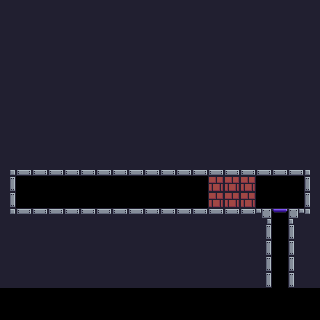

A 2D game scene composited from a Tiled map and its tileset images. What follows is a short description and the map's XML, with every tile layer's data as written:
An orthogonal 20x20 tile map with 16x16 px tiles, 1 tile layer (Tile Layer 1) and 2 objects (player_spawn, goal).

<map version="1.2" tiledversion="1.3.3" orientation="orthogonal" renderorder="right-down" width="20" height="20" tilewidth="16" tileheight="16" infinite="0" nextlayerid="3" nextobjectid="8">
 <tileset firstgid="1" source="main_tileset.tsx" />
 <layer id="1" name="Tile Layer 1" width="20" height="20">
  <data encoding="csv">
212,212,212,212,212,212,212,212,212,212,212,212,212,212,212,212,212,212,212,212,
212,212,212,212,212,212,212,212,212,212,212,212,212,212,212,212,212,212,212,212,
212,212,212,212,212,212,212,212,212,212,212,212,212,212,212,212,212,212,212,212,
212,212,212,212,212,212,212,212,212,212,212,212,212,212,212,212,212,212,212,212,
212,212,212,212,212,212,212,212,212,212,212,212,212,212,212,212,212,212,212,212,
212,212,212,212,212,212,212,212,212,212,212,212,212,212,212,212,212,212,212,212,
212,212,212,212,212,212,212,212,212,212,212,212,212,212,212,212,212,212,212,212,
212,212,212,212,212,212,212,212,212,212,212,212,212,212,212,212,212,212,212,212,
212,212,212,212,212,212,212,212,212,212,212,212,212,212,212,212,212,212,212,212,
212,212,212,212,212,212,212,212,212,212,212,212,212,212,212,212,212,212,212,212,
184,242,242,242,242,242,242,242,242,242,242,242,242,242,242,242,242,242,242,185,
213,0,0,0,0,0,0,0,0,0,0,0,0,65,65,65,0,0,0,211,
213,0,0,0,0,0,0,0,0,0,0,0,0,65,65,65,0,0,0,211,
214,182,182,182,182,182,182,182,182,182,182,182,182,182,182,182,183,36,181,215,
212,212,212,212,212,212,212,212,212,212,212,212,212,212,212,212,213,0,211,212,
212,212,212,212,212,212,212,212,212,212,212,212,212,212,212,212,213,0,211,212,
212,212,212,212,212,212,212,212,212,212,212,212,212,212,212,212,213,0,211,212,
212,212,212,212,212,212,212,212,212,212,212,212,212,212,212,212,213,0,211,212,
0,0,0,0,0,0,0,0,0,0,0,0,0,0,0,0,0,0,0,0,
0,0,0,0,0,0,0,0,0,0,0,0,0,0,0,0,0,0,0,0
</data>
 </layer>
 <objectgroup id="2" name="Object Layer 1">
  <object id="2" name="player_spawn" x="32" y="176" width="16" height="32" />
  <object id="4" name="goal" x="272" y="192" width="16" height="16" />
 </objectgroup>
</map>
